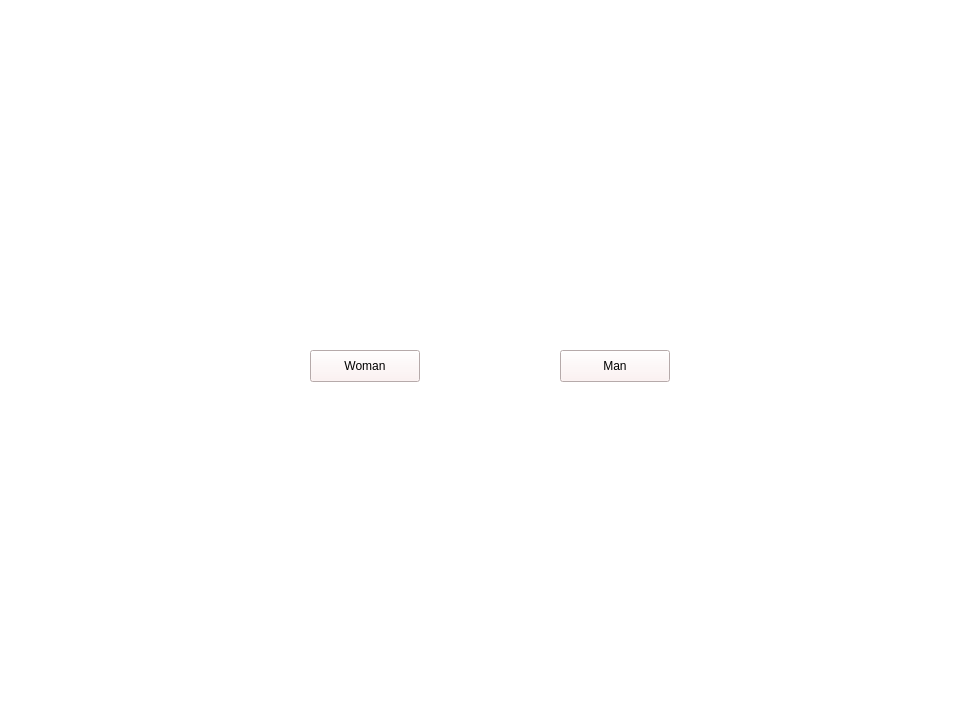
<?xml version="1.0" encoding="UTF-8"?>
<ui version="4.0">
 <class>FormGender</class>
 <widget class="QWidget" name="FormGender">
  <property name="geometry">
   <rect>
    <x>0</x>
    <y>0</y>
    <width>980</width>
    <height>720</height>
   </rect>
  </property>
  <property name="windowTitle">
   <string>Form</string>
  </property>
  <property name="styleSheet">
   <string notr="true">background-color: rgb(255, 255, 255);</string>
  </property>
  <widget class="QPushButton" name="womanButton">
   <property name="geometry">
    <rect>
     <x>310</x>
     <y>350</y>
     <width>110</width>
     <height>32</height>
    </rect>
   </property>
   <property name="styleSheet">
    <string notr="true">background-color: rgb(255, 238, 238);
font: 75 10pt &quot;Adobe 고딕 Std B&quot;;</string>
   </property>
   <property name="text">
    <string>Woman</string>
   </property>
  </widget>
  <widget class="QPushButton" name="manButton">
   <property name="geometry">
    <rect>
     <x>560</x>
     <y>350</y>
     <width>110</width>
     <height>32</height>
    </rect>
   </property>
   <property name="styleSheet">
    <string notr="true">background-color: rgb(255, 238, 238);
font: 75 10pt &quot;Adobe 고딕 Std B&quot;;</string>
   </property>
   <property name="text">
    <string>Man</string>
   </property>
  </widget>
 </widget>
 <resources/>
 <connections>
  <connection>
   <sender>womanButton</sender>
   <signal>clicked()</signal>
   <receiver>FormGender</receiver>
   <slot>womanSelect()</slot>
   <hints>
    <hint type="sourcelabel">
     <x>194</x>
     <y>103</y>
    </hint>
    <hint type="destinationlabel">
     <x>139</x>
     <y>48</y>
    </hint>
   </hints>
  </connection>
  <connection>
   <sender>manButton</sender>
   <signal>clicked()</signal>
   <receiver>FormGender</receiver>
   <slot>manSelect()</slot>
   <hints>
    <hint type="sourcelabel">
     <x>204</x>
     <y>157</y>
    </hint>
    <hint type="destinationlabel">
     <x>73</x>
     <y>230</y>
    </hint>
   </hints>
  </connection>
 </connections>
 <slots>
  <slot>womanSelect()</slot>
  <slot>manSelect()</slot>
 </slots>
</ui>
